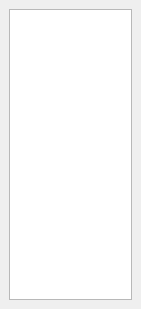
<?xml version="1.0" encoding="UTF-8"?>
<ui version="4.0">
 <class>MultiInfoWidget</class>
 <widget class="QDockWidget" name="MultiInfoWidget">
  <property name="geometry">
   <rect>
    <x>0</x>
    <y>0</y>
    <width>141</width>
    <height>309</height>
   </rect>
  </property>
  <property name="features">
   <set>QDockWidget::NoDockWidgetFeatures</set>
  </property>
  <property name="allowedAreas">
   <set>Qt::LeftDockWidgetArea</set>
  </property>
  <property name="windowTitle">
   <string>DockWidget</string>
  </property>
  <widget class="QWidget" name="dockWidgetContents">
   <layout class="QHBoxLayout" name="horizontalLayout">
    <item>
     <widget class="QListWidget" name="infoList"/>
    </item>
   </layout>
  </widget>
 </widget>
 <resources/>
 <connections/>
</ui>
